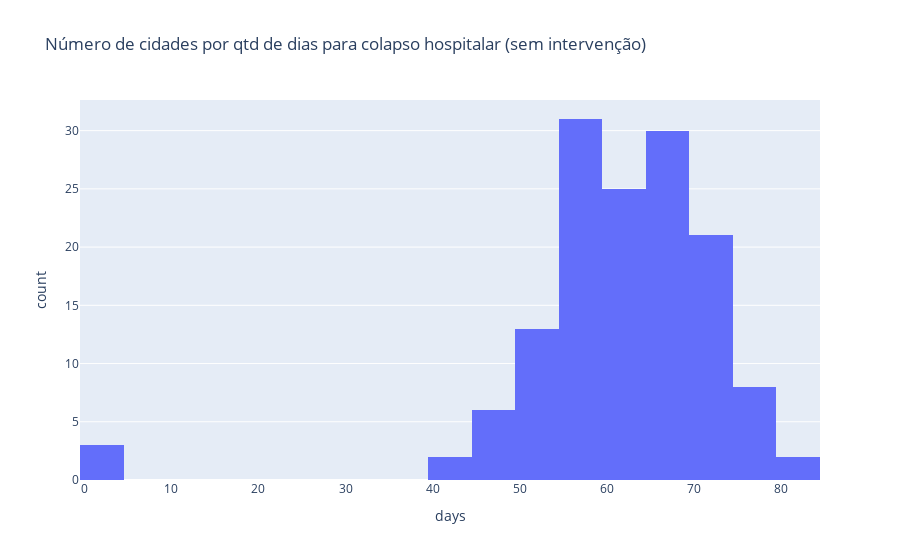

Here is the notebook cell this chart was saved with:
### Code cell
t = dday[dday['municipio'] != dday['uf']]
px.histogram(t, 'days', title='Número de cidades por qtd de dias para colapso hospitalar (sem intervenção)')

### Figure 1 — Plotly figure (JSON) as saved in the notebook; plotly's stock layout.template omitted (floating-point values rounded to 4 significant figures; data arrays with more than 128 entries replaced by an {"elided": "..."} marker saying what was removed)
{"data": [{"alignmentgroup": "True", "bingroup": "x", "hoverlabel": {"namelength": 0}, "hovertemplate": "days=%{x}<br>count=%{y}", "legendgroup": "", "marker": {"color": "#636efa"}, "name": "", "offsetgroup": "", "orientation": "v", "showlegend": false, "type": "histogram", "x": {"elided": "141 int values"}, "xaxis": "x", "yaxis": "y"}], "layout": {"barmode": "relative", "legend": {"tracegroupgap": 0}, "title": {"text": "Número de cidades por qtd de dias para colapso hospitalar (sem intervenção)"}, "xaxis": {"anchor": "y", "domain": [0, 1], "title": {"text": "days"}}, "yaxis": {"anchor": "x", "domain": [0, 1], "title": {"text": "count"}}}}
